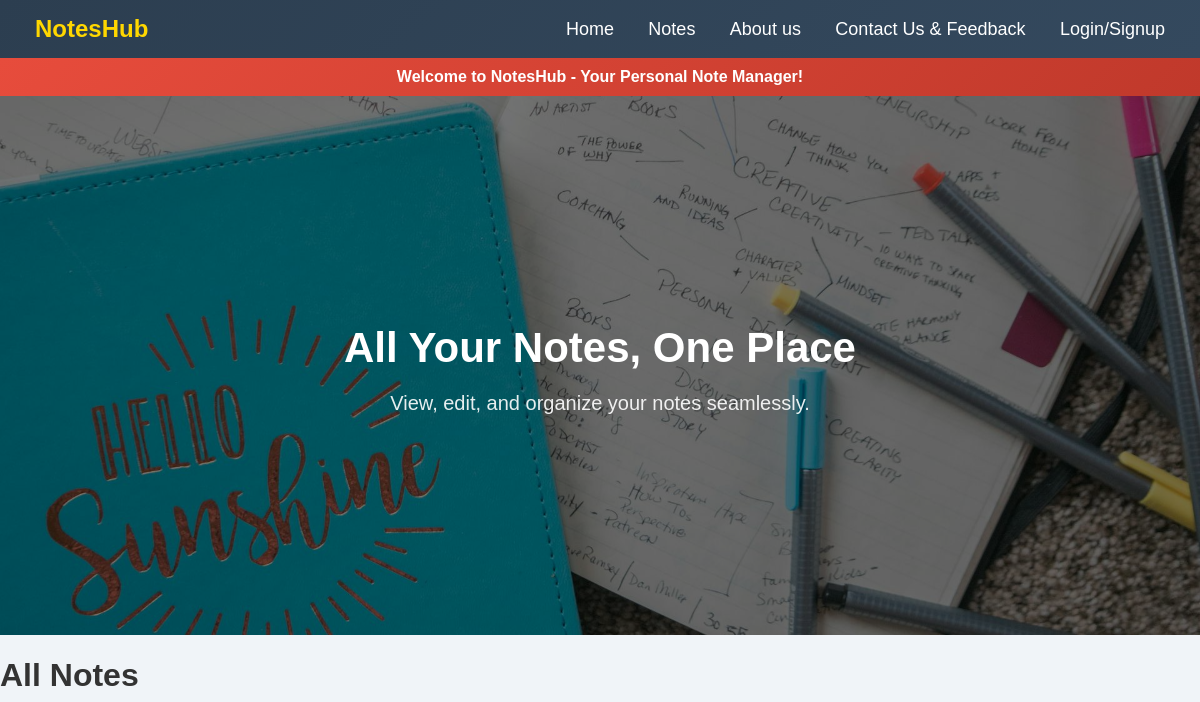
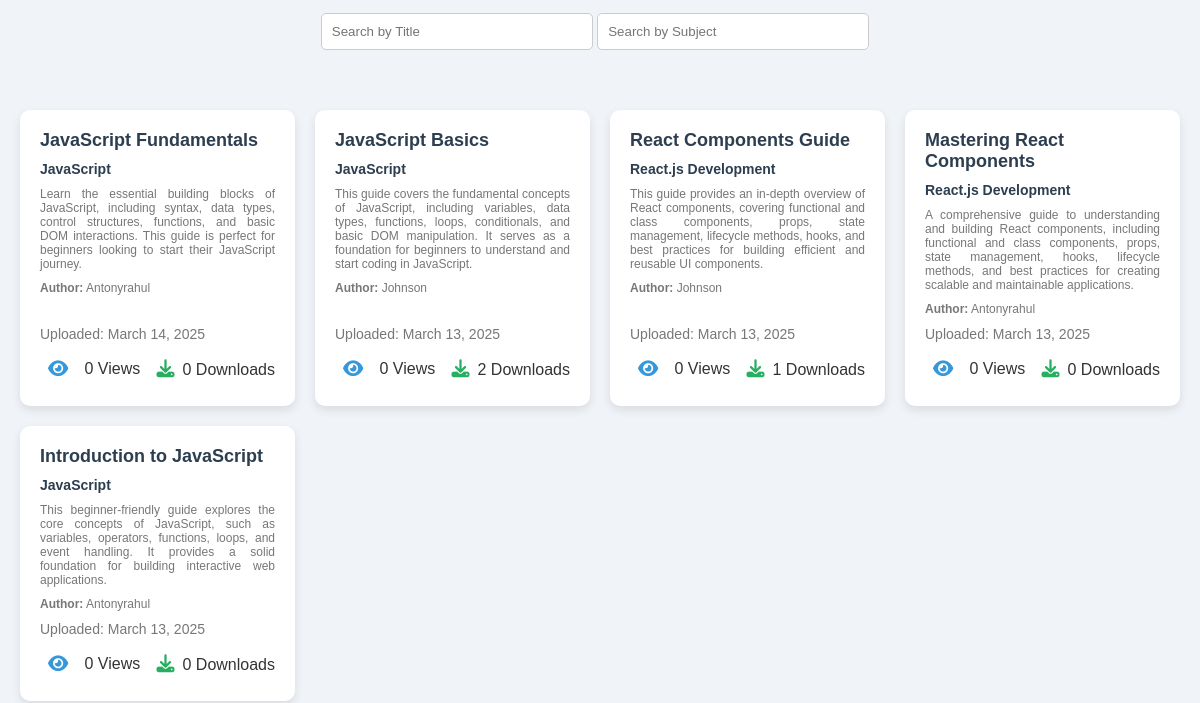
Before: /allnotes.php (upper part) with the older database file (2 pictures, top to bottom).
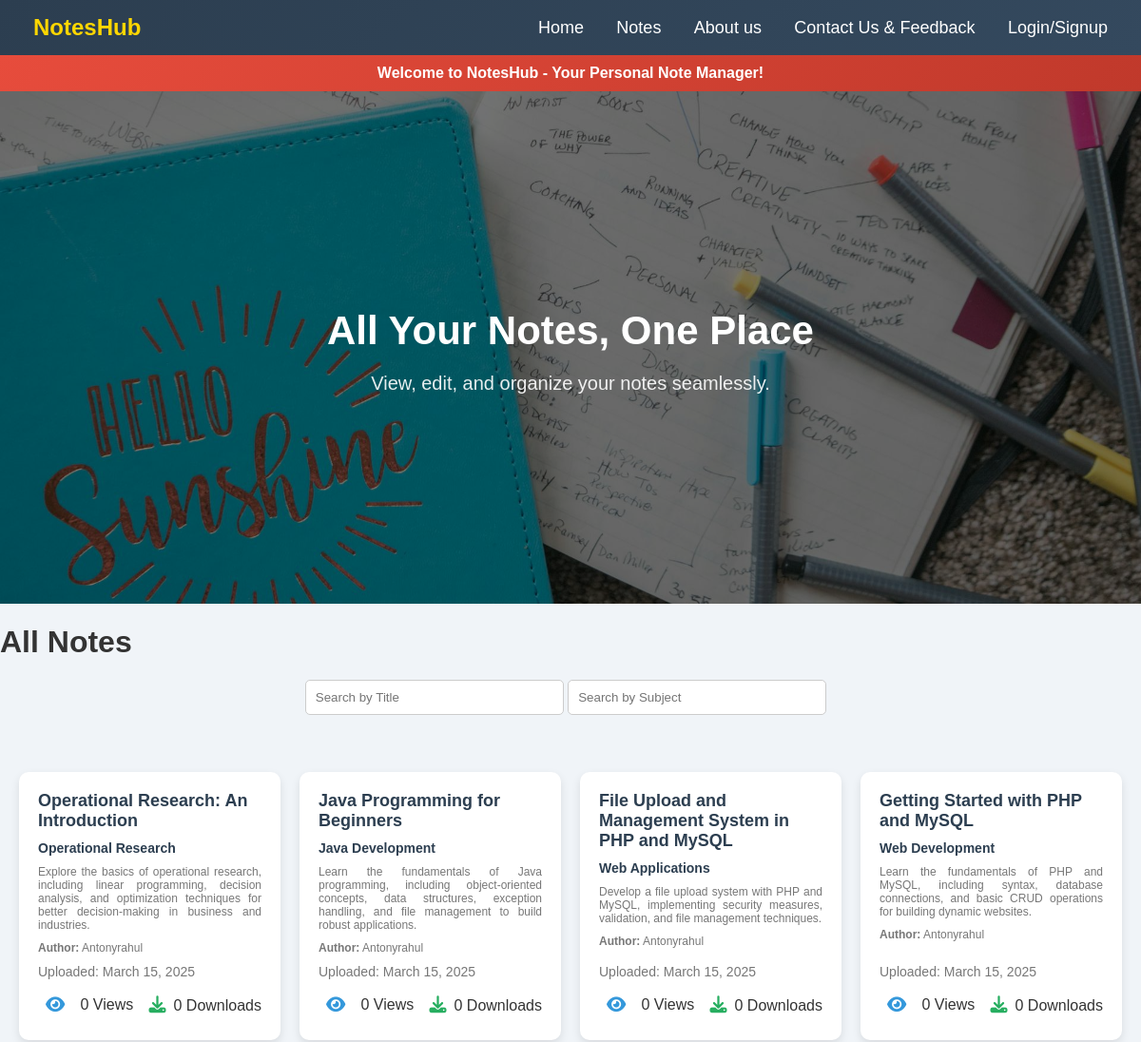
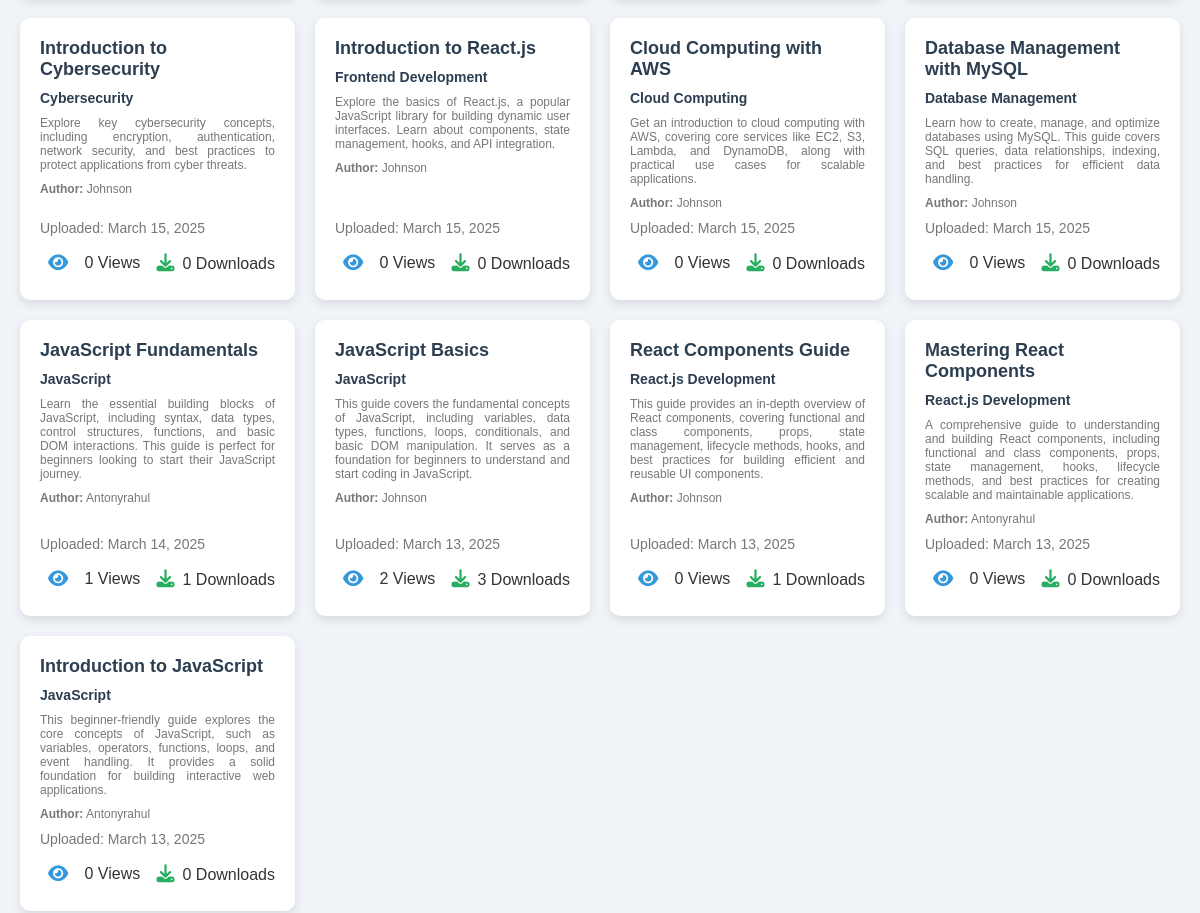
After: the same page with the newer database file (2 pictures, top to bottom).
### tables this page shows
CREATE TABLE `notes` (
  `id` int(11) NOT NULL,
  `user_id` int(11) NOT NULL,
  `notes_title` varchar(255) NOT NULL,
  `notes_subject` varchar(255) NOT NULL,
  `description` text NOT NULL,
  `pdf` varchar(255) DEFAULT NULL,
  `view_count` int(11) DEFAULT 0,
  `dwnld_count` int(11) DEFAULT 0,
  `created_at` timestamp NOT NULL DEFAULT current_timestamp(),
  `download_count` int(11) DEFAULT 0
);

CREATE TABLE `users` (
  `id` int(11) NOT NULL,
  `username` varchar(50) NOT NULL,
  `email` varchar(100) NOT NULL,
  `password` varchar(255) NOT NULL,
  `profile_picture` varchar(255) DEFAULT NULL
);

### allnotes.php (the view, shortened to what this page needs)
<?php
include './db/db.php';
$uploadBasePath = "http://localhost/noteshub/userpannel/uploads/";
$sql = "SELECT * FROM notes ORDER BY created_at DESC";
if (isset($_GET['search'])) {
    $searchQuery = mysqli_real_escape_string($conn, $_GET['search']);
    $sql = "SELECT notes.*, users.username
            FROM notes
            JOIN users ON notes.user_id = users.id
            WHERE notes.notes_subject LIKE '%$searchQuery%'
            ORDER BY notes.created_at DESC";
} else {
    $sql = "SELECT notes.*, users.username
            FROM notes
            JOIN users ON notes.user_id = users.id
            ORDER BY notes.created_at DESC";
}
$result = mysqli_query($conn, $sql);
?>
<!DOCTYPE html>
<html lang="en">
<head>
    <link rel="stylesheet" href="https://cdnjs.cloudflare.com/ajax/libs/font-awesome/6.5.0/css/all.min.css">
</head>
<body>
    <div class="navbar">
        <div class="logo"><a href="./admin/login.php">NotesHub</a></div>
        <div>
            <a href="./index.php">Home</a>
            <a href="./allnotes.php">Notes</a>
            <a href="./aboutus.php">About us</a>
            <a href="./contact.php">Contact Us & Feedback</a>
            <a href="./userpannel/userlogin.php">Login/Signup</a>
        </div>
    </div>
    <div class="notification">
        Welcome to NotesHub - Your Personal Note Manager!
    </div>
    <div class="hero">
        <h1>All Your Notes, One Place</h1>
        <p>View, edit, and organize your notes seamlessly.</p>
    </div>
    <div class="notes-title">
        <h1>All Notes</h1>
    </div>
    <div style="text-align: center; margin: 20px;">
        <input type="text" id="searchTitle" placeholder="Search by Title" onkeyup="filterNotes()" style="padding: 10px; width: 250px; border-radius: 5px; border: 1px solid #ccc;">
        <input type="text" id="searchSubject" placeholder="Search by Subject" onkeyup="filterNotes()" style="padding: 10px; width: 250px; margin-right: 10px; border-radius: 5px; border: 1px solid #ccc;">
    </div>
    <div class="notes-container">
        <?php
        if (mysqli_num_rows($result) > 0) {
            while ($row = mysqli_fetch_assoc($result)) {
                $filePath = $uploadBasePath . basename($row['pdf']);
                echo '<div class="note-card">
                <div class="note-details">
                    <div class="note-title">' . htmlspecialchars($row['notes_title']) . '</div>
                    <div class="note-subtitle">' . htmlspecialchars($row['notes_subject']) . '</div>
                     <div class="note-description">' . htmlspecialchars($row['description']) . '</div>
                     <div class="note-description"><strong>Author:</strong> ' . htmlspecialchars($row['username']) . ' </div>
                </div>
                <div class="note-meta">Uploaded: ' . date('F j, Y', strtotime($row['created_at'])) . '</div>
                <div class="note-actions">
                    <i class="fas fa-eye icon-btn" style="color: #3498db;"
           onclick="increaseViewCount(' . $row['id'] . '); openPdfModal(\'' . $filePath . '\')"></i>
        ' . htmlspecialchars($row['view_count']) . ' Views
                    <a href="update_download_count.php?id=' . $row['id'] . '">
                        <i class="fas fa-download icon-btn" style="color: #27ae60;"></i>' . htmlspecialchars($row['dwnld_count']) . ' Downloads
                    </a>
                </div>
              </div>';
            }
        } else {
            echo "<p>No notes available.</p>";
        }
        ?>
    </div>
</body>
</html>

Changed rows visible on the page:
added notes: notes_title "Operational Research: An Introduction", notes_subject "Operational Research", description "Explore the basics of operational research, including linear programming, decision analysis, and optimization techniques for better decision-making in business and industries.", user.username "Antonyrahul", created_at "March 15, 2025", view_count "0", dwnld_count "0"
added notes: notes_title "Java Programming for Beginners", notes_subject "Java Development", description "Learn the fundamentals of Java programming, including object-oriented concepts, data structures, exception handling, and file management to build robust applications.", user.username "Antonyrahul", created_at "March 15, 2025", view_count "0", dwnld_count "0"
added notes: notes_title "File Upload and Management System in PHP and MySQL", notes_subject "Web Applications", description "Develop a file upload system with PHP and MySQL, implementing security measures, validation, and file management techniques.", user.username "Antonyrahul", created_at "March 15, 2025", view_count "0", dwnld_count "0"
added notes: notes_title "Getting Started with PHP and MySQL", notes_subject "Web Development", description "Learn the fundamentals of PHP and MySQL, including syntax, database connections, and basic CRUD operations for building dynamic websites.", user.username "Antonyrahul", created_at "March 15, 2025", view_count "0", dwnld_count "0"
added notes: notes_title "Introduction to Cybersecurity", notes_subject "Cybersecurity", description "Explore key cybersecurity concepts, including encryption, authentication, network security, and best practices to protect applications from cyber threats.", user.username "Johnson", created_at "March 15, 2025", view_count "0", dwnld_count "0"
added notes: notes_title "Introduction to React.js", notes_subject "Frontend Development", description "Explore the basics of React.js, a popular JavaScript library for building dynamic user interfaces. Learn about components, state management, hooks, and API integration.", user.username "Johnson", created_at "March 15, 2025", view_count "0", dwnld_count "0"
added notes: notes_title "Cloud Computing with AWS", notes_subject "Cloud Computing", description "Get an introduction to cloud computing with AWS, covering core services like EC2, S3, Lambda, and DynamoDB, along with practical use cases for scalable applications.", user.username "Johnson", created_at "March 15, 2025", view_count "0", dwnld_count "0"
added notes: notes_title "Database Management with MySQL", notes_subject "Database Management", description "Learn how to create, manage, and optimize databases using MySQL. This guide covers SQL queries, data relationships, indexing, and best practices for efficient data handling.", user.username "Johnson", created_at "March 15, 2025", view_count "0", dwnld_count "0"
changed notes "JavaScript Fundamentals": view_count "0" → "1"; dwnld_count "0" → "1"
changed notes "JavaScript Basics": view_count "0" → "2"; dwnld_count "2" → "3"
